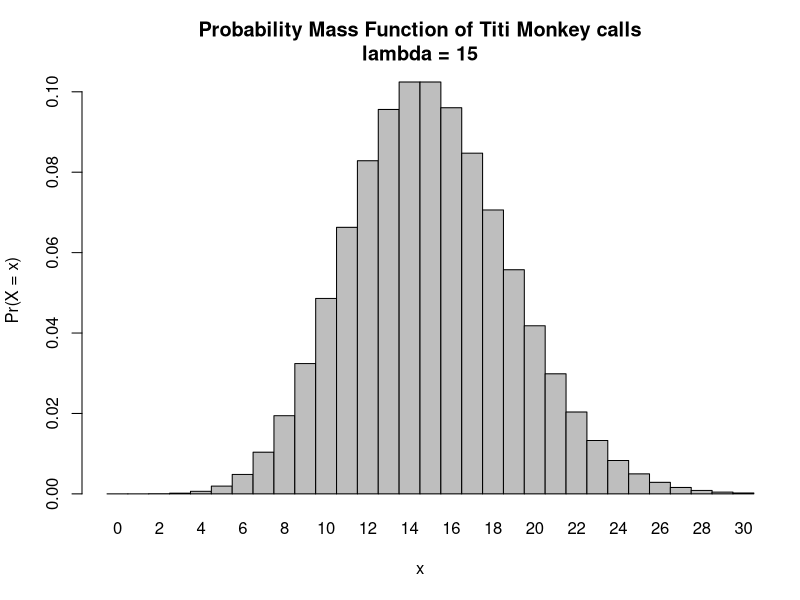
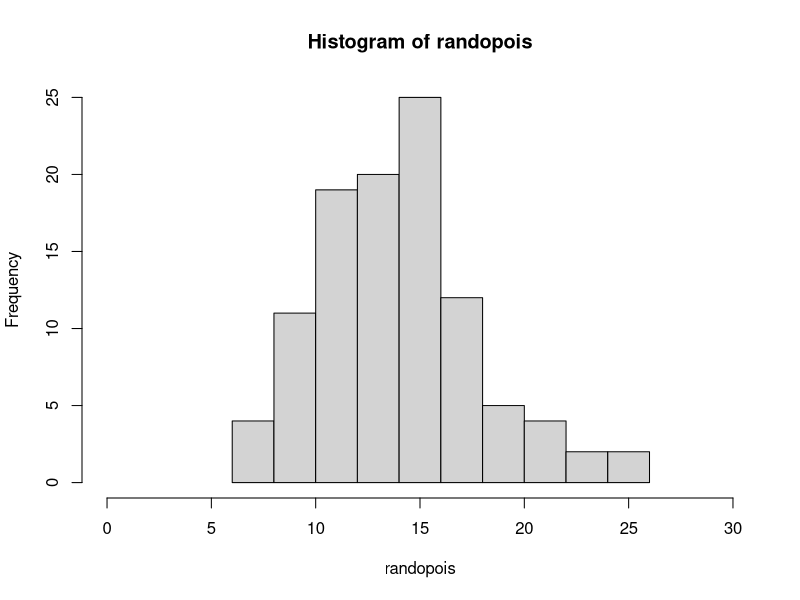

The R source for these figures, in order:
## ---- chunk 1
knitr::opts_chunk$set(echo = TRUE)
## ---- chunk 2
ppois(q = 8, lambda = 15, lower.tail = FALSE)  
## ---- chunk 3
ppois(q = 0, lambda = 15, lower.tail = T)
dpois(x = 0, lambda = 15)  
## ---- chunk 4
dpois(x = 3, lambda = 15)
## ---- chunk 5
x <- 0:30
l = 15
poistiti <- dpois(x = 0:30, lambda = 15)
barplot(poistiti, names.arg = x, space = 0, xlab = "x", ylab = "Pr(X = x)",
        main = paste0("Probability Mass Function of Titi Monkey calls\nlambda = ", l), xlim = c(0,30))
## ---- chunk 6
rpois(n = 104, lambda = 15)
## ---- chunk 7
randopois <- rpois(n = 104, lambda = 15)
hist(x = randopois, xlim = c(0,30))
